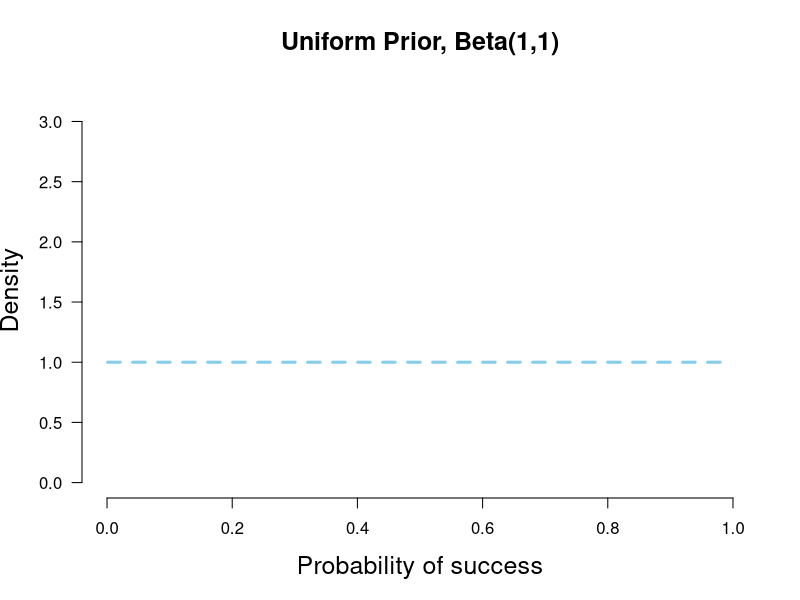
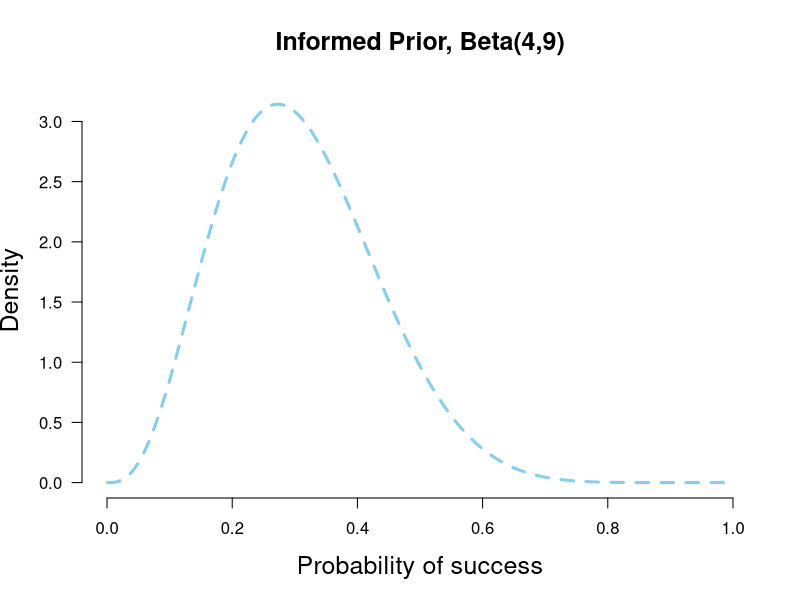

Write R code to recreate these figures, in order.
## ---- chunk 1
shotData<- c(1, 0, 0, 0, 1, 0, 1, 0, 1, 0, 0, 0, 1, 1, 1, 0, 1, 0, 1, 1, 1, 0, 0, 1, 1, 0, 0,
             1, 1, 1, 0, 0, 1, 1, 0, 0, 0, 1, 1, 1, 0, 0, 0, 0, 1, 1, 0, 1, 1, 0, 1, 0, 0, 1,
             0, 1, 0, 1, 1, 1, 0, 1, 0, 1, 0, 0, 1, 1, 0, 1, 0, 0, 1, 1, 1, 1, 1, 1, 1, 1, 1,
             1, 1, 1, 0, 0, 1, 1, 0, 0, 1, 1, 1, 0, 1, 1, 1, 1, 1, 0)
## ---- chunk 2



plot.beta <- function(PS = 1, PF = 1, k = 0, n = 0, null = NULL, CI = NULL, ymax = "auto", main = NULL) {
        
        x = seq(.001, .999, .001) ##Set up for creating the distributions
        y1 = dbeta(x, PS, PF) # data for prior curve
        y3 = dbeta(x, PS + k, PF + n - k) # data for posterior curve
        y2 = dbeta(x, 1 + k, 1 + n - k) # data for likelihood curve, plotted as the posterior from a beta(1,1)
        
        if(is.numeric(ymax) == T){ ##you can specify the y-axis maximum
                y.max = ymax
        }        
        else(
                y.max = 1.25 * max(y1,y2,y3,1.6) ##or you can let it auto-select
        )
        
        if(is.character(main) == T){
                Title = main
        }
        else(
                Title = "Prior-to-Posterior Transformation with Binomial Data"
        )
        
        
        plot(x, y1, xlim=c(0,1), ylim=c(0, y.max), type = "l", ylab= "Density", lty = 2,
             xlab= "Probability of success", las=1, main= Title,lwd=3,
             cex.lab=1.5, cex.main=1.5, col = "skyblue", axes=FALSE)
        
        axis(1, at = seq(0,1,.2)) #adds custom x axis
        axis(2, las=1) # custom y axis
        
        
        
        if(n != 0){
                #if there is new data, plot likelihood and posterior
                lines(x, y2, type = "l", col = "darkorange", lwd = 2, lty = 3)
                lines(x, y3, type = "l", col = "darkorchid1", lwd = 5)
                legend("topleft", c("Prior", "Posterior", "Likelihood"), col = c("skyblue", "darkorchid1", "darkorange"), 
                       lty = c(2,1,3), lwd = c(3,5,2), bty = "n", y.intersp = .55, x.intersp = .1, seg.len=.7)
                
                ## adds null points on prior and posterior curve if null is specified and there is new data
                if(is.numeric(null) == T){
                        ## Adds points on the distributions at the null value if there is one and if there is new data
                        points(null, dbeta(null, PS, PF), pch = 21, bg = "blue", cex = 1.5)
                        points(null, dbeta(null, PS + k, PF + n - k), pch = 21, bg = "darkorchid", cex = 1.5)
                        abline(v=null, lty = 5, lwd = 1, col = "grey73")
                        ##lines(c(null,null),c(0,1.11*max(y1,y3,1.6))) other option for null line
                }
        }
        
        ##Specified CI% but no null? Calc and report only CI
        if(is.numeric(CI) == T && is.numeric(null) == F){
                CI.low <- qbeta((1-CI)/2, PS + k, PF + n - k)
                CI.high <- qbeta(1-(1-CI)/2, PS + k, PF + n - k)
                
                SEQlow<-seq(0, CI.low, .001)
                SEQhigh <- seq(CI.high, 1, .001)
                ##Adds shaded area for x% Posterior CIs
                cord.x <- c(0, SEQlow, CI.low) ##set up for shading
                cord.y <- c(0,dbeta(SEQlow,PS + k, PF + n - k),0) ##set up for shading
                polygon(cord.x,cord.y,col='orchid', lty= 3) ##shade left tail
                cord.xx <- c(CI.high, SEQhigh,1) 
                cord.yy <- c(0,dbeta(SEQhigh,PS + k, PF + n - k), 0)
                polygon(cord.xx,cord.yy,col='orchid', lty=3) ##shade right tail
                
                return( list( "Posterior CI lower" = round(CI.low,3), "Posterior CI upper" = round(CI.high,3)))
        }
        
        ##Specified null but not CI%? Calculate and report BF only 
        if(is.numeric(null) == T && is.numeric(CI) == F){
                null.H0 <- dbeta(null, PS, PF)
                null.H1 <- dbeta(null, PS + k, PF + n - k)
                CI.low <- qbeta((1-CI)/2, PS + k, PF + n - k)
                CI.high <- qbeta(1-(1-CI)/2, PS + k, PF + n - k)
                return( list("BF01 (in favor of H0)" = round(null.H1/null.H0,3), "BF10 (in favor of H1)" = round(null.H0/null.H1,3)
                ))
        }
        
        ##Specified both null and CI%? Calculate and report both
        if(is.numeric(null) == T && is.numeric(CI) == T){
                null.H0 <- dbeta(null, PS, PF)
                null.H1 <- dbeta(null, PS + k, PF + n - k)
                CI.low <- qbeta((1-CI)/2, PS + k, PF + n - k)
                CI.high <- qbeta(1-(1-CI)/2, PS + k, PF + n - k)
                
                SEQlow<-seq(0, CI.low, .001)
                SEQhigh <- seq(CI.high, 1, .001)
                ##Adds shaded area for x% Posterior CIs
                cord.x <- c(0, SEQlow, CI.low) ##set up for shading
                cord.y <- c(0,dbeta(SEQlow,PS + k, PF + n - k),0) ##set up for shading
                polygon(cord.x,cord.y,col='orchid', lty= 3) ##shade left tail
                cord.xx <- c(CI.high, SEQhigh,1) 
                cord.yy <- c(0,dbeta(SEQhigh,PS + k, PF + n - k), 0)
                polygon(cord.xx,cord.yy,col='orchid', lty=3) ##shade right tail
                
                return( list("BF01 (in favor of H0)" = round(null.H1/null.H0,3), "BF10 (in favor of H1)" = round(null.H0/null.H1,3),
                             "Posterior CI lower" = round(CI.low,3), "Posterior CI upper" = round(CI.high,3)))
        }
        
}


## ---- chunk 3
plot.beta(1,1,ymax=3.2,main="Uniform Prior, Beta(1,1)")
## ---- chunk 4
plot.beta(4,9,ymax=3.2,main="Informed Prior, Beta(4,9)")
